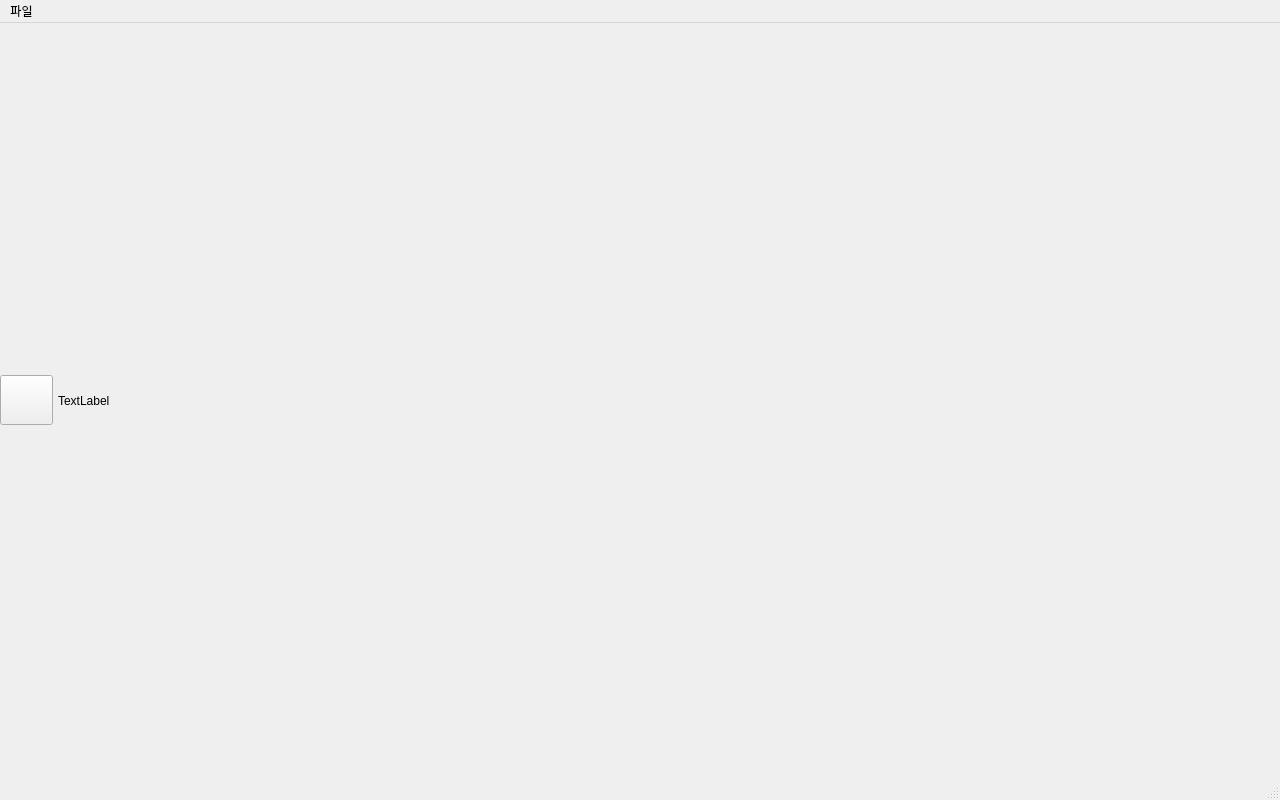
<?xml version="1.0" encoding="UTF-8"?>
<ui version="4.0">
 <class>MainWindow</class>
 <widget class="QMainWindow" name="MainWindow">
  <property name="geometry">
   <rect>
    <x>0</x>
    <y>0</y>
    <width>1280</width>
    <height>800</height>
   </rect>
  </property>
  <property name="minimumSize">
   <size>
    <width>1280</width>
    <height>800</height>
   </size>
  </property>
  <property name="maximumSize">
   <size>
    <width>1280</width>
    <height>800</height>
   </size>
  </property>
  <property name="sizeIncrement">
   <size>
    <width>1280</width>
    <height>800</height>
   </size>
  </property>
  <property name="baseSize">
   <size>
    <width>1280</width>
    <height>800</height>
   </size>
  </property>
  <property name="windowTitle">
   <string>MainWindow</string>
  </property>
  <widget class="QWidget" name="centralwidget">
   <layout class="QHBoxLayout" name="horizontalLayout" stretch="1,23">
    <property name="spacing">
     <number>5</number>
    </property>
    <property name="leftMargin">
     <number>0</number>
    </property>
    <property name="topMargin">
     <number>0</number>
    </property>
    <property name="rightMargin">
     <number>0</number>
    </property>
    <property name="bottomMargin">
     <number>0</number>
    </property>
    <item>
     <layout class="QVBoxLayout" name="verticalLayout">
      <item>
       <widget class="QPushButton" name="pushButton">
        <property name="minimumSize">
         <size>
          <width>0</width>
          <height>50</height>
         </size>
        </property>
        <property name="icon">
         <iconset resource="resource.qrc">
          <normaloff>:/ann/paint.png</normaloff>:/ann/paint.png</iconset>
        </property>
        <property name="iconSize">
         <size>
          <width>25</width>
          <height>25</height>
         </size>
        </property>
       </widget>
      </item>
     </layout>
    </item>
    <item>
     <widget class="QLabel" name="img_label">
      <property name="text">
       <string>TextLabel</string>
      </property>
     </widget>
    </item>
   </layout>
  </widget>
  <widget class="QMenuBar" name="menubar">
   <property name="geometry">
    <rect>
     <x>0</x>
     <y>0</y>
     <width>1280</width>
     <height>26</height>
    </rect>
   </property>
   <widget class="QMenu" name="menu">
    <property name="title">
     <string>파일</string>
    </property>
    <addaction name="open"/>
    <addaction name="save"/>
    <addaction name="close"/>
   </widget>
   <addaction name="menu"/>
  </widget>
  <widget class="QStatusBar" name="statusbar"/>
  <action name="open">
   <property name="text">
    <string>열기</string>
   </property>
   <property name="shortcut">
    <string>Ctrl+O</string>
   </property>
  </action>
  <action name="save">
   <property name="text">
    <string>저장</string>
   </property>
   <property name="shortcut">
    <string>Ctrl+S</string>
   </property>
  </action>
  <action name="close">
   <property name="text">
    <string>닫기</string>
   </property>
   <property name="shortcut">
    <string>Ctrl+F4</string>
   </property>
  </action>
 </widget>
 <resources>
  <include location="resource.qrc"/>
 </resources>
 <connections/>
</ui>
